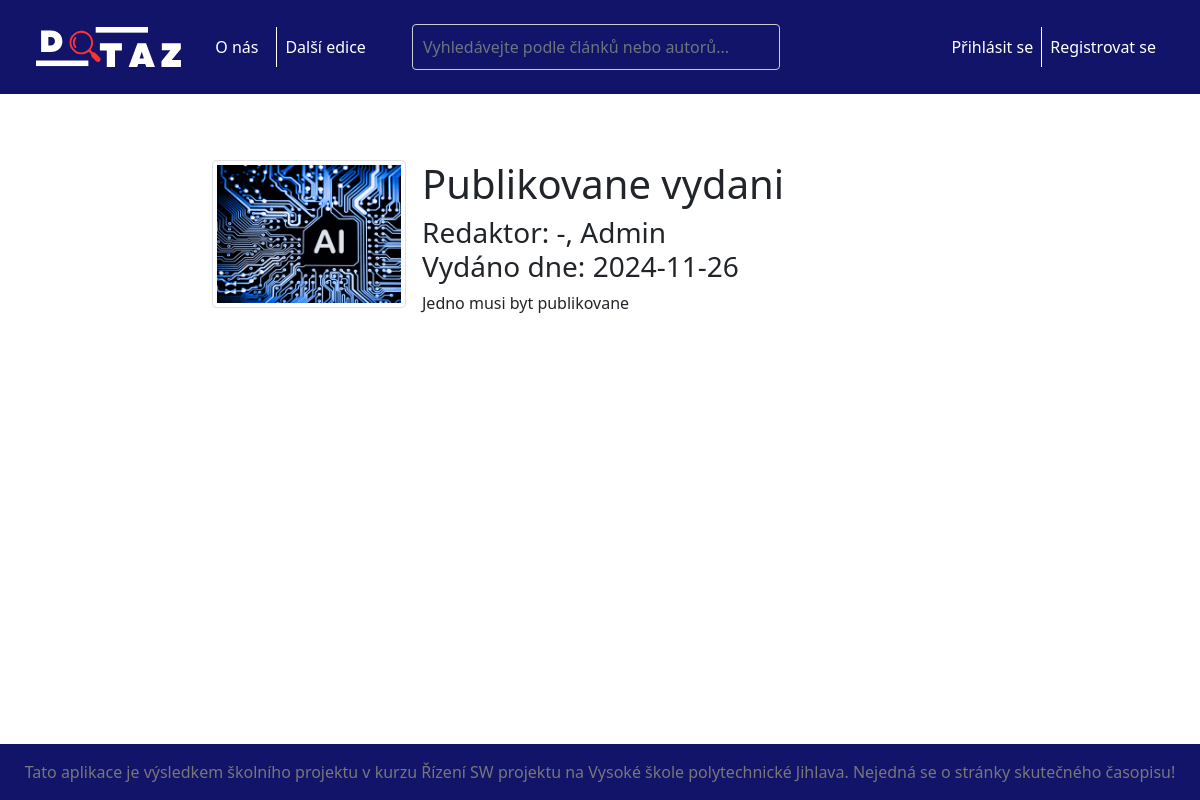
The page / on the database its author committed.
### tables this page shows
CREATE TABLE `RSP_EDITION` (
  `ID` int NOT NULL,
  `Title` varchar(128) NOT NULL,
  `Thema` varchar(256) DEFAULT NULL,
  `Published` date DEFAULT NULL,
  `Redactor` int NOT NULL
);

CREATE TABLE `RSP_USER` (
  `ID` int NOT NULL,
  `FirstName` varchar(32) NOT NULL,
  `LastName` varchar(64) NOT NULL,
  `TitleF` varchar(16) DEFAULT NULL,
  `TitleP` varchar(16) DEFAULT NULL,
  `Func` int NOT NULL,
  `Phone` varchar(16) DEFAULT NULL,
  `Mail` varchar(64) NOT NULL,
  `Login` varchar(16) DEFAULT NULL,
  `Password` char(64) DEFAULT NULL,
  `Active` tinyint(1) NOT NULL
);

### include/session_open.php (called while the page is built, shortened)
<?php
$img_dir = getenv('DIR_IMAGES');
?>

### index.php (the view, shortened to what this page needs)
<?php include 'include/session_open.php'; ?>
<?php
$EditionID = isset($_GET['id']) ? htmlentities($_GET['id']) : "";
$sql = "SELECT MAX(ID) from `RSP_EDITION` where Published<now()";
$result = $conn->query($sql);
if (($EditionID=="")||(!is_numeric($EditionID))) {$EditionID=$result->fetch()[0];}
else {$sql = "SELECT ID from `RSP_EDITION` where ID=".$EditionID;
    $result2 = $conn->query($sql);
    if ($result2->rowCount() == 0) {$EditionID=$result->fetch()[0];}
    else {$EditionID=$result2->fetch()[0];}
}
$sql = "SELECT * from `RSP_EDITION` E left join `RSP_USER` U on E.Redactor=U.ID where E.ID=".$EditionID;
$result = $conn->query($sql);
$E=$result->fetchObject();
?>
<?php include 'include/header.php'; ?>
<main>
        <div class="container-fluid">
            <div class="row justify-content-center">
                <div class="lead-article col-sm-8 mb-5 d-flex align-items-start">
                    <div class="col-sm-3 me-3">
                        <img class="img-thumbnail" src="<?php echo "{$img_dir}picture{$E->ID}";?>.png"/>
                    </div>
                    <div class="col-sm-9">
                    <h1><?php echo $E->Title;?></h1>
                    <h3>Redaktor:
                        <span class="author">
                            <?php echo $E->LastName.", ".$E->TitleF." ".$E->FirstName." ".$E->TitleP." ";?>
                        </span><br/>
                        Vydáno dne:
                        <span class="published">
                            <?php
                                if (is_null($E->Published) || strtotime($E->Published) === false) {
                                    echo '"' . $E->Published . '"';
                                } else {
                                    echo $E->Published;
                                }
                            ?>
                        </span>
                    </h3>
                    <p class="text-justify"><?php echo $E->Thema;?></p>
                    </div>
                </div>
            </div>
        </div>
        <section class="articles">
                <div class="container-fluid">
                    <div class="row justify-content-center">
                        <div class="col-sm-8">
                            <div class="row pt-5">
                            </div>
                        </div>
                    </div>
                </div>
        </section>
    </main>
<?php include 'include/footer.php'; ?>

### public/css/style.css (style rules this page uses)
.text-justify { text-align: justify; }
main { margin-top: 10rem; }

### rows shown on the page
rsp_edition: Title "Publikovane vydani", Redactor.LastName "-", Redactor.FirstName "Admin", Published "2024-11-26", Thema "Jedno musi byt publikovane"
